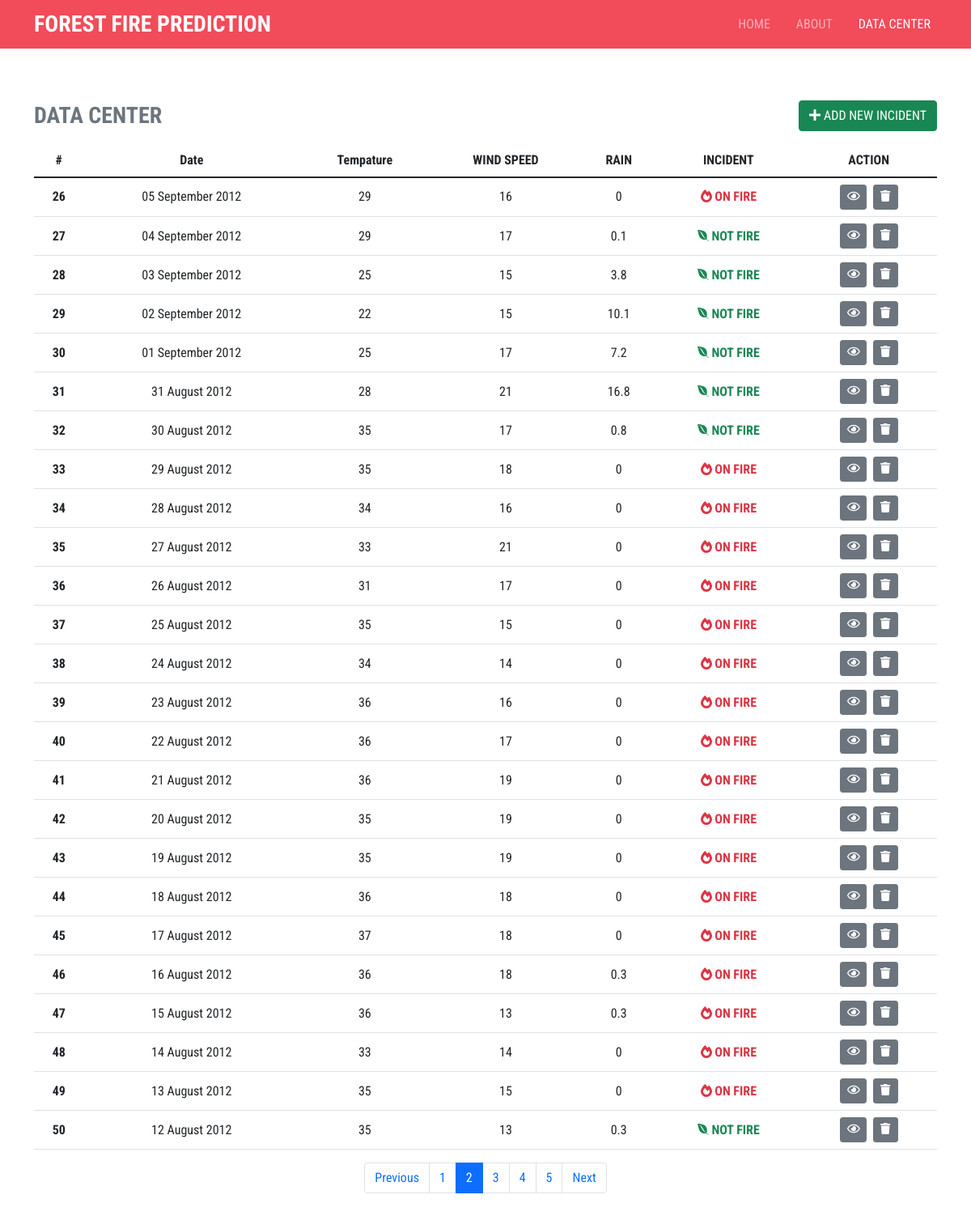
Page /datacenter.php?page=2 on the committed database.
### tables this page shows
CREATE TABLE IF NOT EXISTS `datacenter` (
  `id` int(11) NOT NULL AUTO_INCREMENT,
  `tanggal` date NOT NULL,
  `temprature` float NOT NULL,
  `rm` float NOT NULL,
  `windspeed` float NOT NULL,
  `rain` float NOT NULL,
  `ffmc` float NOT NULL,
  `dmc` float NOT NULL,
  `dc` float NOT NULL,
  `isi` float NOT NULL,
  `bui` float NOT NULL,
  `fwi` float NOT NULL,
  `incident` varchar(256) NOT NULL,
  PRIMARY KEY (`id`)
);

### system.php (called while the page is built, shortened)
<?php
$con = mysqli_connect("localhost", "root", "", "kebakaran-nn") or die("Koneksi Gagal !!");
function query($sql): array
{
    global $con;
    $query = mysqli_query($con, $sql);
    $rows = array();
    while ($arr = mysqli_fetch_row($query)) {
        $rows[] = $arr;
    }
    return $rows;
}

### datacenter.php (the view, shortened to what this page needs)
<!doctype html>
<html lang="en">
<head>
  <link href="https://cdn.jsdelivr.net/npm/bootstrap@5.1.3/dist/css/bootstrap.min.css" rel="stylesheet">
  <link rel="stylesheet" href="app.css">
</head>
<body>
  <?php
  include "./template/navbar.php";
  include "./system.php";
  $allData = query("SELECT id,tanggal,temprature,windspeed,rain,incident FROM datacenter ORDER BY tanggal DESC");
  $jumDataHlm = 25;
  $totalData = count($allData);
  $jumHlm = ceil($totalData / $jumDataHlm);
  $hlmActive = (isset($_GET["page"])) ? $_GET['page'] : 1;
  $awalData = ($jumDataHlm * $hlmActive) - $jumDataHlm;
  $dataPerHlm = query("SELECT id,tanggal,temprature,windspeed,rain,incident FROM datacenter ORDER BY tanggal DESC LIMIT $awalData,$jumDataHlm");
  ?>
  <div class="container">
    <div class="row justify-content-center my-4">
      <div class="col-md-12 mt-4 overflow-auto">
        <div class="d-flex justify-content-between align-items-center my-3">
          <h3 class="m-0 fw-bold text-secondary">DATA CENTER</h3>
          <a href="add.php" class="btn btn-success"><i class="fas fa-plus"></i> ADD NEW INCIDENT</a>
        </div>
        <table class="table text-center align-middle">
          <thead>
            <tr class="align-middle">
              <th scope="col">#</th>
              <th scope="col">Date</th>
              <th scope="col">Tempature</th>
              <th scope="col">WIND SPEED</th>
              <th scope="col">RAIN</th>
              <th scope="col">INCIDENT</th>
              <th scope="col">ACTION</th>
            </tr>
          </thead>
          <tbody>
            <?php foreach ($dataPerHlm as $key => $data) { ?>
              <tr>
                <th scope="row"><?= $awalData + 1 ?></th>
                <td><?= date_format(date_create($data[1]), "d F Y"); ?></td>
                <td><?= $data[2]; ?></td>
                <td><?= $data[3]; ?></td>
                <td><?= $data[4] ?></td>
                <?= $data[5] == 0 ? '<td class="text-success fw-bold"><i class="fab fa-envira"></i> NOT FIRE</td>' : '<td class="text-danger fw-bold"><i class="fas fa-fire-alt"></i> ON FIRE</td>'; ?>
                <td class="d-flex gap-2 justify-content-center">
                  <a href="detail.php?i=<?= $data[0]; ?>" class="btn btn-secondary btn-sm"><i class="far fa-eye"></i></a>
                  <form action="" method="POST">
                    <button type="submit" name="del" class="btn btn-secondary btn-sm" onclick="return confirm('Are you sure, want to delete this incident?')">
                      <i class="fas fa-trash"></i>
                    </button>
                  </form>
                </td>
              </tr>
            <?php $awalData++;
            } ?>
          </tbody>
        </table>
        <div class="d-flex justify-content-center">
          <nav aria-label="...">
            <ul class="pagination">
              <li class="page-item <?= ($hlmActive - 1 == 0) ? ' disabled' : ''; ?>">
                <a class="page-link" href="datacenter.php?page=<?= $hlmActive - 1; ?>">Previous</a>
              </li>
              <?php
              for ($i = 1; $i <= $jumHlm; $i++) {
                if ($hlmActive == $i) {
                  $active = " active";
                } else {
                  $active = "";
                }
                echo '<li class="page-item' . $active . ' "><a class="page-link" href="datacenter.php?page=' . $i . '">' . $i . '</a></li>';
              }
              ?>
              <li class="page-item<?= ($hlmActive == $jumHlm) ? ' disabled' : ''; ?>">
                <a class="page-link" href="datacenter.php?page=<?= $hlmActive + 1; ?>">Next</a>
              </li>
            </ul>
          </nav>
        </div>
      </div>
    </div>
  </div>
</body>
</html>

### app.css (style rules this page uses)
* { font-family: 'Roboto Condensed', sans-serif !important; }

### rows in the picture
datacenter: tanggal "05 September 2012", temprature "29", windspeed "16", rain "0", incident "1" (drawn)
datacenter: tanggal "04 September 2012", temprature "29", windspeed "17", rain "0.1", incident "0" (drawn)
datacenter: tanggal "03 September 2012", temprature "25", windspeed "15", rain "3.8", incident "0" (drawn)
datacenter: tanggal "02 September 2012", temprature "22", windspeed "15", rain "10.1", incident "0" (drawn)
datacenter: tanggal "01 September 2012", temprature "25", windspeed "17", rain "7.2", incident "0" (drawn)
datacenter: tanggal "31 August 2012", temprature "28", windspeed "21", rain "16.8", incident "0" (drawn)
datacenter: tanggal "30 August 2012", temprature "35", windspeed "17", rain "0.8", incident "0" (drawn)
datacenter: tanggal "29 August 2012", temprature "35", windspeed "18", rain "0", incident "1" (drawn)
datacenter: tanggal "28 August 2012", temprature "34", windspeed "16", rain "0", incident "1" (drawn)
datacenter: tanggal "27 August 2012", temprature "33", windspeed "21", rain "0", incident "1" (drawn)
datacenter: tanggal "26 August 2012", temprature "31", windspeed "17", rain "0", incident "1" (drawn)
datacenter: tanggal "25 August 2012", temprature "35", windspeed "15", rain "0", incident "1" (drawn)
datacenter: tanggal "24 August 2012", temprature "34", windspeed "14", rain "0", incident "1" (drawn)
datacenter: tanggal "23 August 2012", temprature "36", windspeed "16", rain "0", incident "1" (drawn)
datacenter: tanggal "22 August 2012", temprature "36", windspeed "17", rain "0", incident "1" (drawn)
datacenter: tanggal "21 August 2012", temprature "36", windspeed "19", rain "0", incident "1" (drawn)
datacenter: tanggal "20 August 2012", temprature "35", windspeed "19", rain "0", incident "1" (drawn)
datacenter: tanggal "19 August 2012", temprature "35", windspeed "19", rain "0", incident "1" (drawn)
datacenter: tanggal "18 August 2012", temprature "36", windspeed "18", rain "0", incident "1" (drawn)
datacenter: tanggal "17 August 2012", temprature "37", windspeed "18", rain "0", incident "1" (drawn)
datacenter: tanggal "16 August 2012", temprature "36", windspeed "18", rain "0.3", incident "1" (drawn)
datacenter: tanggal "15 August 2012", temprature "36", windspeed "13", rain "0.3", incident "1" (drawn)
datacenter: tanggal "14 August 2012", temprature "33", windspeed "14", rain "0", incident "1" (drawn)
datacenter: tanggal "13 August 2012", temprature "35", windspeed "15", rain "0", incident "1" (drawn)
datacenter: tanggal "12 August 2012", temprature "35", windspeed "13", rain "0.3", incident "0" (drawn)
